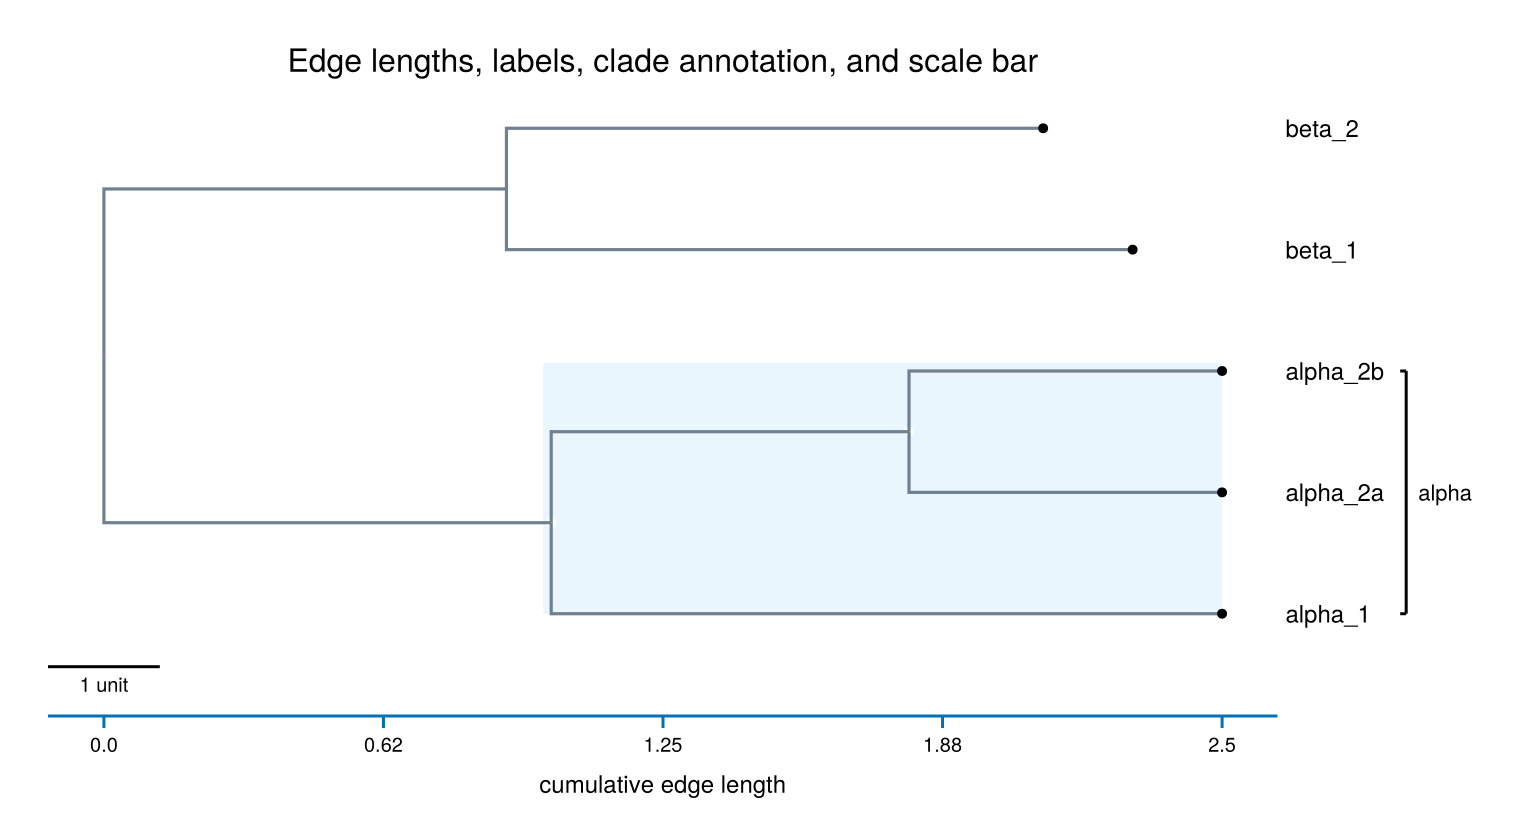

Write the Julia code that produced this figure.
# README feature example.
#
# Run:
#   julia --project=examples examples/readme_features.jl
#
# Output: readme_features.png in this directory.

using CairoMakie
using LineagesMakie

struct Node
    name::String
    edgelength::Float64
    children::Vector{Node}
end

leaf(name, edgelength) = Node(name, edgelength, Node[])
node(name, edgelength, children::Node...) = Node(name, edgelength, Node[children...])

alpha = node(
    "alpha",
    1.0,
    leaf("alpha_1", 1.5),
    node("alpha_2", 0.8, leaf("alpha_2a", 0.7), leaf("alpha_2b", 0.7)),
)
beta = node(
    "beta",
    0.9,
    leaf("beta_1", 1.4),
    leaf("beta_2", 1.2),
)
rootnode = node("root", 0.0, alpha, beta)

accessor = lineagegraph_accessor(
    rootnode;
    children = node -> node.children,
    edgelength = (src, dst) -> dst.edgelength,
    nodevalue = node -> node.name,
)

plot_result = lineageplot(
    rootnode,
    accessor;
    lineageunits = :edgelengths,
    figure = (; size = (760, 420)),
    axis = (;
        title = "Edge lengths, labels, clade annotation, and scale bar",
        show_x_axis = true,
        xlabel = "cumulative edge length",
    ),
    edge_color = :slategray,
    edge_linewidth = 1.6,
    node_color = :white,
    node_strokecolor = :slategray,
    node_markersize = 7,
    leaf_color = :black,
    leaf_markersize = 7,
    leaf_label_func = node -> node.name,
    leaf_label_fontsize = 12,
    clade_nodes = [alpha],
    clade_label_func = node -> node.name,
    clade_highlight_color = (:lightskyblue, 0.25),
    clade_highlight_alpha = 0.18,
    scalebar_label = "1 unit",
    scalebar_auto_visible = true,
)

fig, _, _ = plot_result
save(joinpath(@__DIR__, "readme_features.png"), fig)
